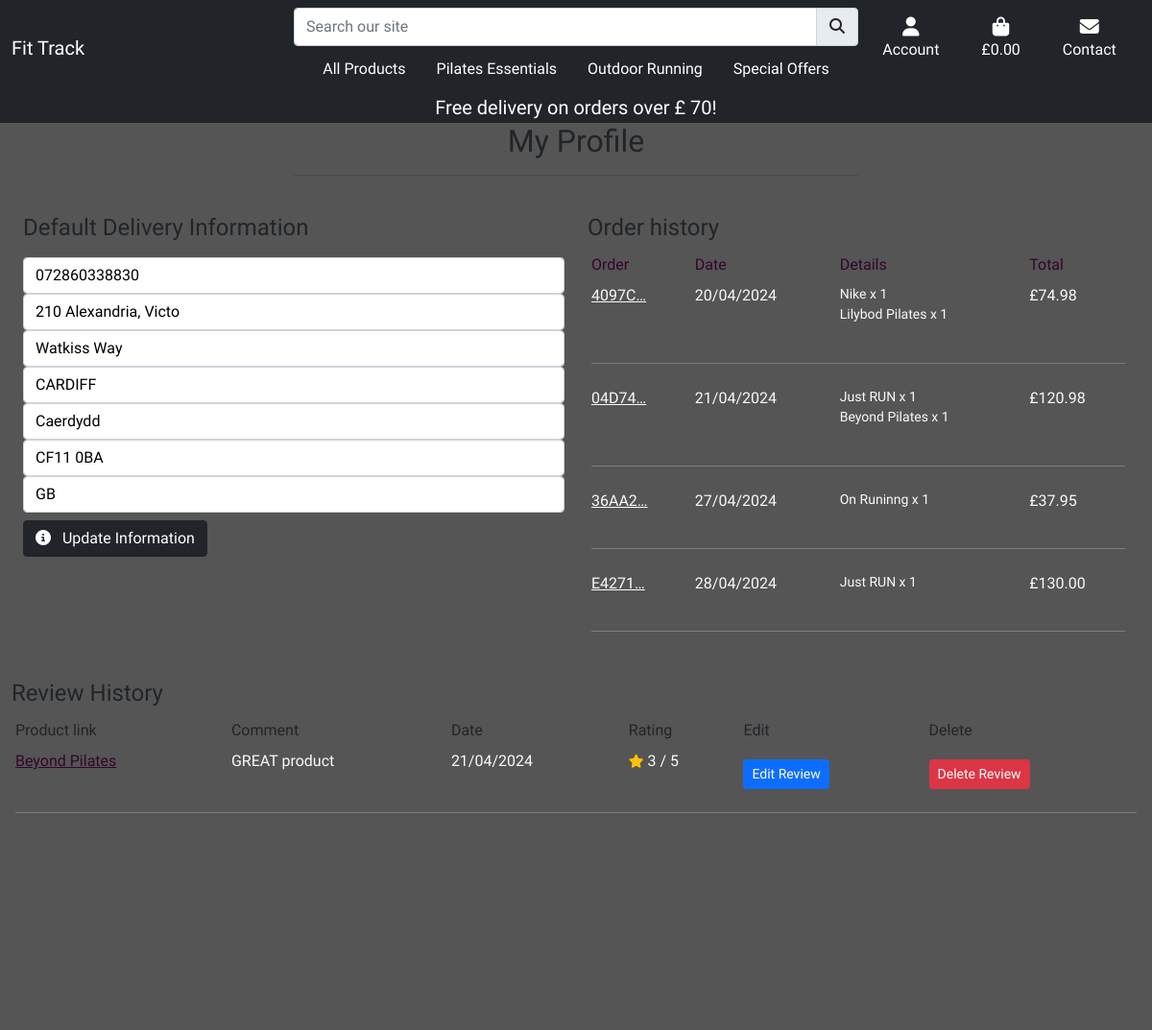
The app's page /profile/ (signed in) with its own data.
### profiles/models.py (models this page shows, shortened)
class UserProfile(models.Model):
    user = models.OneToOneField(User, on_delete=models.CASCADE)
    default_phone_number = models.CharField(max_length=20, null=True, blank=True)
    default_street_address1 = models.CharField(max_length=80, null=True, blank=True)
    default_street_address2 = models.CharField(max_length=80, null=True, blank=True)
    default_town_or_city = models.CharField(max_length=40, null=True, blank=True)
    default_county = models.CharField(max_length=80, null=True, blank=True)
    default_postcode = models.CharField(max_length=20, null=True, blank=True)
    default_country = models.CharField(max_length=40, null=False, blank=False)

### checkout/models.py (models this page shows, shortened)
class Order(models.Model):
    order_number = models.CharField(max_length=32, null=False, editable=False)
    user_profile = models.ForeignKey(UserProfile, on_delete=models.SET_NULL,
                                     null=True,
                                     blank=True, related_name='orders')
    full_name = models.CharField(max_length=50, null=False, blank=False)
    email = models.EmailField(max_length=254, null=False, blank=False)
    phone_number = models.CharField(max_length=20, null=False, blank=False)
    country = models.CharField(max_length=40, null=False, blank=False)
    postcode = models.CharField(max_length=20, null=True, blank=True)
    town_or_city = models.CharField(max_length=40, null=False, blank=False)
    street_address1 = models.CharField(max_length=80, null=False, blank=False)
    street_address2 = models.CharField(max_length=80, null=True, blank=True)
    county = models.CharField(max_length=80, null=True, blank=True)
    date = models.DateTimeField(auto_now_add=True)
    delivery_cost = models.DecimalField(max_digits=6, decimal_places=2,
                                        null=False, default=0)
    order_total = models.DecimalField(max_digits=10, decimal_places=2,
                                      null=False, default=0)
    grand_total = models.DecimalField(max_digits=10, decimal_places=2,
                                      null=False, default=0)
    original_bag = models.TextField(null=False, blank=False, default='')
    stripe_pid = models.CharField(max_length=254, null=False,
                                  blank=False, default='')

class OrderLineItem(models.Model):
    order = models.ForeignKey(Order, null=False, blank=False,
                              on_delete=models.CASCADE,
                              related_name='lineitems')
    product = models.ForeignKey(Product, null=False, blank=False,
                                on_delete=models.CASCADE)
    product_size = models.CharField(max_length=2, null=True, blank=True)
    quantity = models.IntegerField(null=False, blank=False, default=0)
    lineitem_total = models.DecimalField(max_digits=6, decimal_places=2,
                                         null=False, blank=False,
                                         editable=False)

### products/models.py (models this page shows, shortened)
class Product(models.Model):
    category = models.ForeignKey('Category', null=True, blank=True, on_delete=models.SET_NULL)
    sku = models.CharField(max_length=254, null=True, blank=True)
    name = models.CharField(max_length=254)
    different_size = models.BooleanField(default=False)
    description = models.TextField()
    new = models.BooleanField(default=False)
    on_sale = models.BooleanField(default=False)
    all_specials = models.BooleanField(default=False)
    details = models.CharField(max_length=360)
    materials = models.CharField(max_length=254, null=True,default=None)
    fabric_care = models.CharField(max_length=360)
    price = models.DecimalField(max_digits=6, decimal_places=2)
    rating = models.DecimalField(max_digits=6, decimal_places=2, null=True, blank=True)
    image = models.ImageField(null=True, blank=True)
    size = models.CharField(max_length=254, null=True, blank=True)
    weight =  models.CharField(max_length=254, null=True, blank=True)
    special_price = models.DecimalField(
        max_digits=6, decimal_places=2, null=False, blank=False, default=0)

class Review(models.Model):
    product = models.ForeignKey(
        Product, on_delete=models.CASCADE, related_name='reviews'
    )
    user = models.ForeignKey(
        User, on_delete=models.SET_NULL, null=True, blank=True,
    )
    rating = models.IntegerField(
        validators=[MinValueValidator(1), MaxValueValidator(5)])
    comment = models.TextField()
    created_date = models.DateTimeField(auto_now_add=True)

### profiles/views.py (the view)
# urls.py: path('profile/', include('profiles.urls')),
@login_required
def profile(request):
    profile = get_object_or_404(UserProfile, user=request.user)
    reviews = Review.objects.filter(user=request.user)
    if request.method == 'POST':
        form = UserProfileForm(request.POST, instance=profile)
        if form.is_valid():
            form.save()
            messages.success(request, 'Profile updated successfully')
        else:
            messages.error(request, 'Update failed. Please ensure the form is valid.')
    else:
        form = UserProfileForm(instance=profile)
    orders = profile.orders.all()
    template = 'profiles/profile.html'
    context = {
        'form': form,
        'orders': orders,
        'reviews': reviews,
        'on_profile_page': True
    }
    return render(request, template, context)

### profiles/forms.py
class UserProfileForm(forms.ModelForm):
    class Meta:
        model = UserProfile
        exclude = ('user',)
    def __init__(self, *args, **kwargs):
        super().__init__(*args, **kwargs)
        placeholders = {
            'default_phone_number': 'Phone Number',
            'default_postcode': 'Postal Code',
            'default_town_or_city': 'Town or City',
            'default_street_address1': 'Street Address 1',
            'default_street_address2': 'Street Address 2',
            'default_county': 'County, State or Locality',
            'default_country': 'Country',
        }
        self.fields['default_phone_number'].widget.attrs['autofocus'] = True
        for field in self.fields:
            if self.fields[field].required:
                placeholder = f'{placeholders[field]} *'
            else:
                placeholder = placeholders[field]
            self.fields[field].widget.attrs['placeholder'] = placeholder
            self.fields[field].widget.attrs['class'] = 'stripe-style-input'
            self.fields[field].label = False

### bag/contexts.py (called while the page is built, shortened)
def bag_contents(request):
    bag_items = []
    total = 0
    product_count = 0
    bag = request.session.get('bag', {})
    if product_count > 0 and total < settings.FREE_DELIVERY_THRESHOLD:
        delivery = Decimal(settings.STANDARD_DELIVERY_COST)
        free_delivery_delta = settings.FREE_DELIVERY_THRESHOLD - total
    else:
        delivery = 0
        free_delivery_delta = 0
    grand_total = delivery + total
    context = {
        'bag_items': bag_items,
        'total': total,
        'product_count': product_count,
        'delivery': delivery,
        'free_delivery_delta': free_delivery_delta,
        'free_delivery_threshold': settings.FREE_DELIVERY_THRESHOLD,
        'grand_total': grand_total,
    }
    return context

### profiles/templates/profiles/profile.html (shortened to what this page needs)
{% extends "base.html"%}
{% load static %}
{% block extra_css %}
<link rel="stylesheet" href="{% static 'profiles/css/profile.css' %}">
{% endblock %}
{% block content %}
<div class="cover"></div>
<div class="container-fluid vh-100 clear-nav">
    {% include 'includes/banner.html'%}
    <div class="row">
        <div class="col text-center ">
            <h2 class="text-dark">My Profile</h2>
            <hr class="w-50 mx-auto mb-3">
        </div>
    </div>
    <div class="row col-12 mx-auto">
        <div class="col-12 col-lg-6 mt-4">
            <h2 class="text-dark fs-4 text-md">
                Default Delivery Information
            </h2>
            <form id="profile-update-form" class="mt-3" action="{% url 'profile' %}" method="POST">
                {{ form|crispy }}
                <button class="btn btn-dark text-center mt-2 mobile-btn" type="submit">
                    <i class="fa-solid fa-circle-info pe-2"></i>
                    Update Information
                </button>
            </form>
        </div>
        <div class="col-12 col-lg-6 mt-4">
            <h2 class="dark fs-4 text-dark">Order history</h2>
            <div class="order-history table-responsive">
                <table class="table table-sm table-borderless">
                    <thead>
                        <tr class="text-purple">
                            <td>Order</td>
                            <td>Date</td>
                            <td>Details</td>
                            <td>Total</td>
                        </tr>
                    </thead>
                    <tbody class="text-light">
                        {% if orders.count == 0 %}
                        <tr>
                            <td colspan="4" class="text-center">You haven't made any reviews yet.</td>
                        </tr>
                        {% else %}
                        {% for order in orders %}
                        <tr>
                            <td>
                                <a class="text-light" href="{% url 'order_history' order.order_number %}"
                                    title="{{ order.order_number }}">
                                    {{ order.order_number|truncatechars:6 }}
                                </a>
                            </td>
                            <td>{{ order.date|date:"d/m/Y" }}</td>
                            <td>
                                <ul class="list-unstyled ">
                                    {% for item in order.lineitems.all %}
                                    <li class="small ">
                                        {{ item.product.name }} x {{ item.quantity }}
                                    </li>
                                    {% endfor %}
                                </ul>
                            </td>
                            <td>£{{ order.grand_total }}</td>
                        </tr>
                        <tr>
                            <td colspan="4"><hr></td>
                        </tr>
                        {% endfor %}
                        {% endif %}
                    </tbody>
                </table>
            </div>
        </div>
    </div>
    {% if reviews %}
    <div class="row mt-3 d-none d-md-block">
        <div class="col text-left">
            <h2 class="dark fs-4 text-dark">Review History</h2>
            <div class="order-history table-responsive">
                <table class="table table-sm table-borderless">
                    <thead>
                        <tr class="text-dark">
                            <td>Product link</td>
                            <td>Comment</td>
                            <td>Date</td>
                            <td>Rating</td>
                            <td>Edit</td>
                            <td>Delete </td>
                        </tr>
                    </thead>
                    <tbody class="text-light">
                        {% if reviews.count == 0 %}
                        <tr>
                            <td colspan="5" class="text-center">You haven't made any orders yet.</td>
                        </tr>
                        {% else %}
                        {% for review in reviews %}
                        <tr>
                            <td>
                                <a class="text-purple" href="{% url 'product_detail' review.product.id %}">
                                    {{ review.product.name }}
                                </a>
                            </td>
                            <td>{{ review.comment }}</td>
                            <td>{{ review.created_date|date:"d/m/Y" }}</td>
                            <td>
                                <small class="text-muted"><i class="fas fa-star pe-1 text-warning"></i></small>{{ review.rating }} / 5
                            </td>
                            <td>
                                <a class="btn btn-primary btn-sm" href="{% url 'edit_review' review.id %}">Edit Review</a>
                            </td>
                            <td>
                                <form method="post" action="{% url 'delete_review' review.id %}">
                                    <button type="submit" class="btn btn-sm btn-danger">Delete Review</button>
                                </form>
                            </td>
                        </tr>
                        <tr>
                            <td colspan="6"><hr></td>
                        </tr>
                        {% endfor %}
                        {% endif %}
                    </tbody>
                </table>
            </div>
        </div>
    </div>
    {% endif %}
</div>
{% endblock %}

### static/css/base.css (style rules this page uses)
html { height:100%; }
body { font-family:'Bacasime Antique', serif ; background: url('/media/woman.jpg') no-repeat center center fixed; background-size: cover; height: 100%; display: flex; flex-direction: column; }
.cover { height: 100%; width: 100%; position: fixed; z-index: -1; top: 0; left: 0; background-color: #555; }
.mt-3,.nav-link, p { color:#fff !important; }
.text-purple { color: rgb(52, 6, 44) !important;; }
.btn { margin-top: 10px; }

### profiles/static/profiles/css/profile.css (style rules this page uses)
.order-history { max-height:416px; overflow-y:auto; }
#profile-update-form .form-control { color: #000; }
#profile-update-form input::placeholder { color: #aab7c4; }

### records on screen
UserProfile: default_phone_number "072860338830", default_street_address1 "210 Alexandria, Victo", default_street_address2 "Watkiss Way", default_town_or_city "CARDIFF", default_county "Caerdydd", default_postcode "CF11 0BA", default_country "GB"
Order: order_number "4097C…", date "20/04/2024", grand_total "74.98"
OrderLineItem: product.name "Nike", quantity "1"
OrderLineItem: product.name "Lilybod Pilates", quantity "1"
Order: order_number "04D74…", date "21/04/2024", grand_total "120.98"
OrderLineItem: product.name "Just RUN", quantity "1"
OrderLineItem: product.name "Beyond Pilates", quantity "1"
Order: order_number "36AA2…", date "27/04/2024", grand_total "37.95"
OrderLineItem: product.name "On Runinng", quantity "1"
Order: order_number "E4271…", date "28/04/2024", grand_total "130.00"
OrderLineItem: product.name "Just RUN", quantity "1"
Review: product.name "Beyond Pilates", comment "GREAT product", created_date "21/04/2024", rating "3"

### other values on screen
{{ free_delivery_threshold }} "70"
